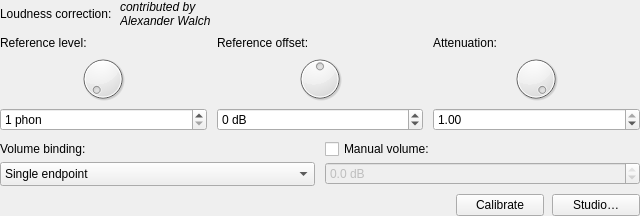
<?xml version="1.0" encoding="UTF-8"?>
<ui version="4.0">
 <class>LoudnessCorrectionFilterGUI</class>
 <widget class="QWidget" name="LoudnessCorrectionFilterGUI">
  <property name="geometry">
   <rect>
    <x>0</x>
    <y>0</y>
    <width>640</width>
    <height>207</height>
   </rect>
  </property>
  <property name="sizePolicy">
   <sizepolicy hsizetype="Expanding" vsizetype="Preferred">
    <horstretch>1</horstretch>
    <verstretch>0</verstretch>
   </sizepolicy>
  </property>
  <property name="windowTitle">
   <string notr="true"/>
  </property>
  <layout class="QGridLayout" name="gridLayout">
   <property name="leftMargin">
    <number>0</number>
   </property>
   <property name="topMargin">
    <number>0</number>
   </property>
   <property name="rightMargin">
    <number>0</number>
   </property>
   <property name="bottomMargin">
    <number>0</number>
   </property>
   <property name="horizontalSpacing">
    <number>10</number>
   </property>
   <property name="verticalSpacing">
    <number>8</number>
   </property>
   <item row="0" column="0">
    <layout class="QHBoxLayout" name="identityLayout">
     <property name="spacing">
      <number>8</number>
     </property>
     <item>
      <widget class="QLabel" name="label">
       <property name="text">
        <string>Loudness correction:</string>
       </property>
       <property name="alignment">
        <set>Qt::AlignLeading|Qt::AlignLeft|Qt::AlignVCenter</set>
       </property>
      </widget>
     </item>
     <item>
      <widget class="QLabel" name="label_2">
       <property name="sizePolicy">
        <sizepolicy hsizetype="Ignored" vsizetype="Preferred">
         <horstretch>1</horstretch>
         <verstretch>0</verstretch>
        </sizepolicy>
       </property>
       <property name="font">
        <font>
         <italic>true</italic>
        </font>
       </property>
       <property name="text">
        <string>contributed by
Alexander Walch</string>
       </property>
       <property name="wordWrap">
        <bool>true</bool>
       </property>
       <property name="alignment">
        <set>Qt::AlignLeading|Qt::AlignLeft|Qt::AlignVCenter</set>
       </property>
      </widget>
     </item>
     <item>
      <spacer name="identitySpacer">
       <property name="orientation">
        <enum>Qt::Horizontal</enum>
       </property>
       <property name="sizeHint" stdset="0">
        <size>
         <width>0</width>
         <height>20</height>
        </size>
       </property>
      </spacer>
     </item>
    </layout>
   </item>
   <item row="1" column="0">
    <layout class="QHBoxLayout" name="parameterLayout" stretch="1,1,1">
     <property name="spacing">
      <number>10</number>
     </property>
     <item>
      <layout class="QVBoxLayout" name="referenceLevelLayout">
       <property name="spacing">
        <number>4</number>
       </property>
       <item>
        <widget class="QLabel" name="refLevelLabel">
         <property name="sizePolicy">
          <sizepolicy hsizetype="Ignored" vsizetype="Preferred">
           <horstretch>0</horstretch>
           <verstretch>0</verstretch>
          </sizepolicy>
         </property>
         <property name="text">
          <string>Reference level:</string>
         </property>
         <property name="wordWrap">
          <bool>true</bool>
         </property>
         <property name="buddy">
          <cstring>refLevelSpinBox</cstring>
         </property>
        </widget>
       </item>
       <item alignment="Qt::AlignHCenter">
        <widget class="QDial" name="refLevelDial">
         <property name="minimum">
          <number>1</number>
         </property>
         <property name="maximum">
          <number>100</number>
         </property>
        </widget>
       </item>
       <item>
        <widget class="QSpinBox" name="refLevelSpinBox">
         <property name="sizePolicy">
          <sizepolicy hsizetype="Expanding" vsizetype="Fixed">
           <horstretch>0</horstretch>
           <verstretch>0</verstretch>
          </sizepolicy>
         </property>
         <property name="suffix">
          <string notr="true"> phon</string>
         </property>
         <property name="minimum">
          <number>1</number>
         </property>
         <property name="maximum">
          <number>100</number>
         </property>
        </widget>
       </item>
      </layout>
     </item>
     <item>
      <layout class="QVBoxLayout" name="referenceOffsetLayout">
       <property name="spacing">
        <number>4</number>
       </property>
       <item>
        <widget class="QLabel" name="refOffsetLabel">
         <property name="sizePolicy">
          <sizepolicy hsizetype="Ignored" vsizetype="Preferred">
           <horstretch>0</horstretch>
           <verstretch>0</verstretch>
          </sizepolicy>
         </property>
         <property name="text">
          <string>Reference offset:</string>
         </property>
         <property name="wordWrap">
          <bool>true</bool>
         </property>
         <property name="buddy">
          <cstring>refOffsetSpinBox</cstring>
         </property>
        </widget>
       </item>
       <item alignment="Qt::AlignHCenter">
        <widget class="QDial" name="refOffsetDial">
         <property name="minimum">
          <number>-100</number>
         </property>
         <property name="maximum">
          <number>100</number>
         </property>
        </widget>
       </item>
       <item>
        <widget class="QSpinBox" name="refOffsetSpinBox">
         <property name="sizePolicy">
          <sizepolicy hsizetype="Expanding" vsizetype="Fixed">
           <horstretch>0</horstretch>
           <verstretch>0</verstretch>
          </sizepolicy>
         </property>
         <property name="suffix">
          <string notr="true"> dB</string>
         </property>
         <property name="minimum">
          <number>-100</number>
         </property>
         <property name="maximum">
          <number>100</number>
         </property>
        </widget>
       </item>
      </layout>
     </item>
     <item>
      <layout class="QVBoxLayout" name="attenuationLayout">
       <property name="spacing">
        <number>4</number>
       </property>
       <item>
        <widget class="QLabel" name="attLabel">
         <property name="sizePolicy">
          <sizepolicy hsizetype="Ignored" vsizetype="Preferred">
           <horstretch>0</horstretch>
           <verstretch>0</verstretch>
          </sizepolicy>
         </property>
         <property name="text">
          <string>Attenuation:</string>
         </property>
         <property name="wordWrap">
          <bool>true</bool>
         </property>
         <property name="buddy">
          <cstring>attSpinBox</cstring>
         </property>
        </widget>
       </item>
       <item alignment="Qt::AlignHCenter">
        <widget class="QDial" name="attDial">
         <property name="minimum">
          <number>0</number>
         </property>
         <property name="maximum">
          <number>100</number>
         </property>
         <property name="value">
          <number>100</number>
         </property>
        </widget>
       </item>
       <item>
        <widget class="QDoubleSpinBox" name="attSpinBox">
         <property name="sizePolicy">
          <sizepolicy hsizetype="Expanding" vsizetype="Fixed">
           <horstretch>0</horstretch>
           <verstretch>0</verstretch>
          </sizepolicy>
         </property>
         <property name="maximum">
          <double>1.000000000000000</double>
         </property>
         <property name="singleStep">
          <double>0.010000000000000</double>
         </property>
         <property name="value">
          <double>1.000000000000000</double>
         </property>
        </widget>
       </item>
      </layout>
     </item>
    </layout>
   </item>
   <item row="2" column="0">
    <layout class="QGridLayout" name="listeningLayout" columnstretch="1,1">
     <property name="horizontalSpacing">
      <number>10</number>
     </property>
     <property name="verticalSpacing">
      <number>3</number>
     </property>
     <item row="0" column="0">
      <widget class="QLabel" name="bindingLabel">
       <property name="text">
        <string>Volume binding:</string>
       </property>
       <property name="buddy">
        <cstring>bindingComboBox</cstring>
       </property>
      </widget>
     </item>
     <item row="1" column="0">
      <widget class="QComboBox" name="bindingComboBox">
       <property name="sizePolicy">
        <sizepolicy hsizetype="Expanding" vsizetype="Fixed">
         <horstretch>0</horstretch>
         <verstretch>0</verstretch>
        </sizepolicy>
       </property>
       <property name="toolTip">
        <string>Single follows the current APO playback endpoint. Global follows the Windows default Multimedia playback volume across all instances; use Global only when that master volume is the intended shared control. If a Matrix endpoint is muted or fixed, use Single or manual volume.</string>
       </property>
       <property name="minimumContentsLength">
        <number>14</number>
       </property>
       <property name="sizeAdjustPolicy">
        <enum>QComboBox::AdjustToMinimumContentsLengthWithIcon</enum>
       </property>
       <item>
        <property name="text">
         <string>Single endpoint</string>
        </property>
       </item>
       <item>
        <property name="text">
         <string>Global (Windows default)</string>
        </property>
       </item>
      </widget>
     </item>
     <item row="0" column="1">
      <widget class="QCheckBox" name="manualVolumeCheckBox">
       <property name="toolTip">
        <string>Use this when a DAC or amplifier hardware knob controls the real listening level.</string>
       </property>
       <property name="text">
        <string>Manual volume:</string>
       </property>
      </widget>
     </item>
     <item row="1" column="1">
      <widget class="QDoubleSpinBox" name="volumeSpinBox">
       <property name="enabled">
        <bool>false</bool>
       </property>
       <property name="sizePolicy">
        <sizepolicy hsizetype="Expanding" vsizetype="Fixed">
         <horstretch>0</horstretch>
         <verstretch>0</verstretch>
        </sizepolicy>
       </property>
       <property name="suffix">
        <string notr="true"> dB</string>
       </property>
       <property name="minimum">
        <double>-100.000000000000000</double>
       </property>
       <property name="maximum">
        <double>0.000000000000000</double>
       </property>
       <property name="decimals">
        <number>1</number>
       </property>
       <property name="singleStep">
        <double>0.500000000000000</double>
       </property>
      </widget>
     </item>
    </layout>
   </item>
   <item row="3" column="0">
    <layout class="QHBoxLayout" name="actionsLayout">
     <property name="spacing">
      <number>8</number>
     </property>
     <item>
      <spacer name="actionsSpacer">
       <property name="orientation">
        <enum>Qt::Horizontal</enum>
       </property>
       <property name="sizeHint" stdset="0">
        <size>
         <width>0</width>
         <height>20</height>
        </size>
       </property>
      </spacer>
     </item>
     <item>
      <widget class="QPushButton" name="calibrateButton">
       <property name="minimumSize">
        <size>
         <width>88</width>
         <height>0</height>
        </size>
       </property>
       <property name="text">
        <string>Calibrate</string>
       </property>
      </widget>
     </item>
     <item>
      <widget class="QPushButton" name="studioButton">
       <property name="minimumSize">
        <size>
         <width>88</width>
         <height>0</height>
        </size>
       </property>
       <property name="cursor">
        <cursorShape>PointingHandCursor</cursorShape>
       </property>
       <property name="toolTip">
        <string>Open the full visual editor with a live target-curve preview.</string>
       </property>
       <property name="text">
        <string>Studio…</string>
       </property>
      </widget>
     </item>
    </layout>
   </item>
  </layout>
 </widget>
 <resources/>
 <connections>
  <connection>
   <sender>refLevelDial</sender>
   <signal>valueChanged(int)</signal>
   <receiver>refLevelSpinBox</receiver>
   <slot>setValue(int)</slot>
   <hints/>
  </connection>
  <connection>
   <sender>refLevelSpinBox</sender>
   <signal>valueChanged(int)</signal>
   <receiver>refLevelDial</receiver>
   <slot>setValue(int)</slot>
   <hints/>
  </connection>
  <connection>
   <sender>refOffsetDial</sender>
   <signal>valueChanged(int)</signal>
   <receiver>refOffsetSpinBox</receiver>
   <slot>setValue(int)</slot>
   <hints/>
  </connection>
  <connection>
   <sender>refOffsetSpinBox</sender>
   <signal>valueChanged(int)</signal>
   <receiver>refOffsetDial</receiver>
   <slot>setValue(int)</slot>
   <hints/>
  </connection>
 </connections>
 <slots>
  <signal>updateModel()</signal>
 </slots>
</ui>
